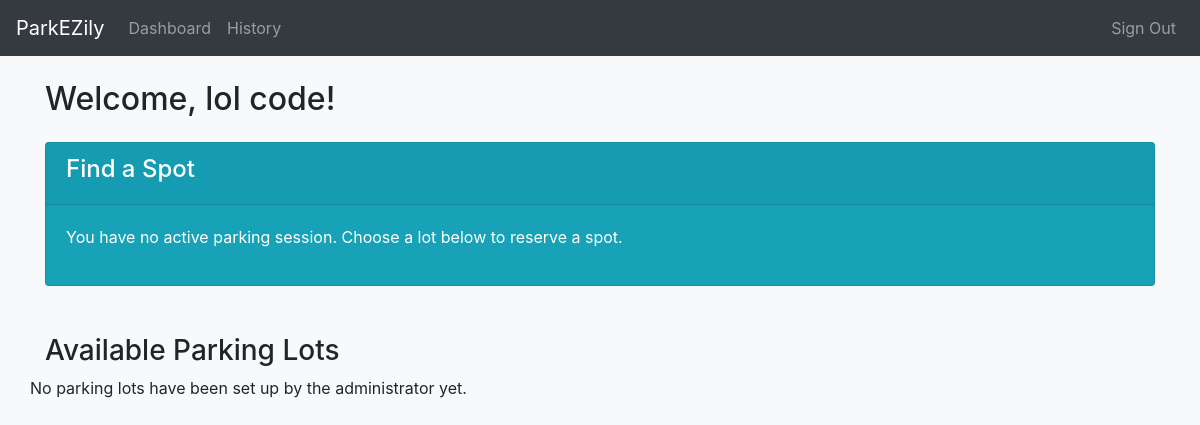
Before: /dashboard (signed in) with the older database file.
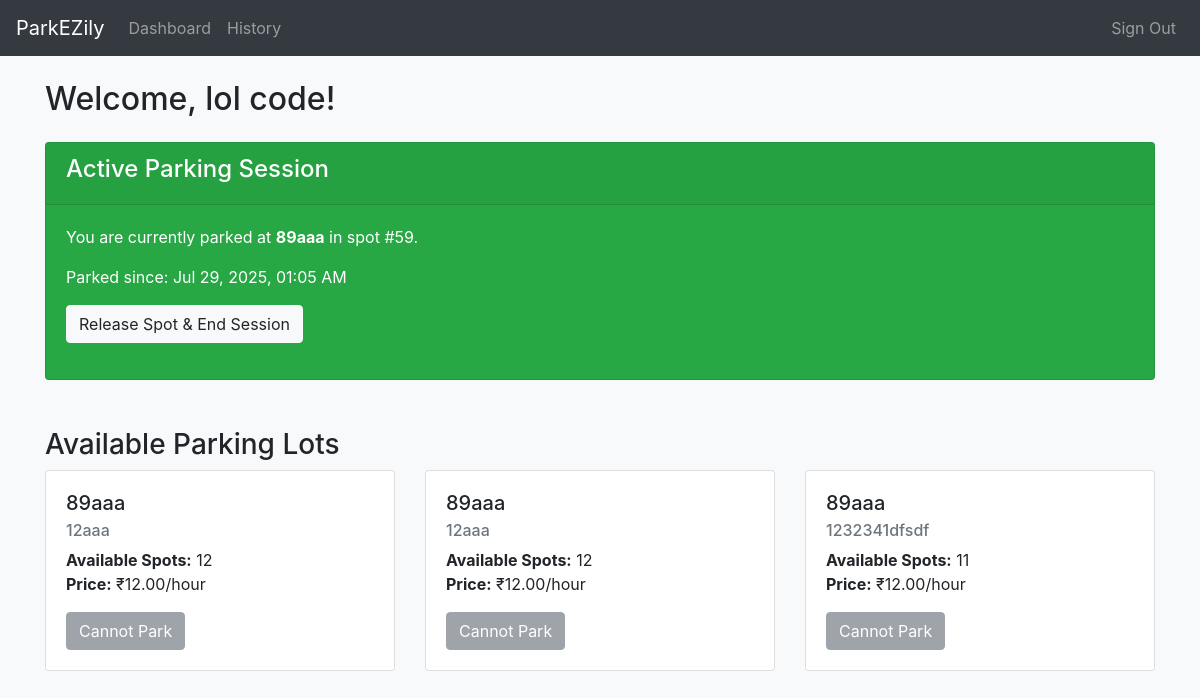
After: the same page with the newer database file.
### tables this page shows
CREATE TABLE parking_lot (
        id INTEGER PRIMARY KEY AUTOINCREMENT,
        location_name TEXT NOT NULL,
        address TEXT NOT NULL,
        price_per_hour REAL NOT NULL,
        pin_code TEXT NOT NULL,
        max_spots INTEGER NOT NULL,
        status TEXT NOT NULL DEFAULT 'active'
    );

CREATE TABLE parking_spot (
        id INTEGER PRIMARY KEY AUTOINCREMENT,
        lot_id INTEGER NOT NULL,
        status TEXT NOT NULL CHECK(status IN ('A', 'O')),
        FOREIGN KEY (lot_id) REFERENCES parking_lot(id) ON DELETE CASCADE
    );

### controllers/user.py (the view)
@user_bp.route('/dashboard')
@user_login_req
def dashboard():
    db = get_db()
    active_res = db.execute(
        '''
        SELECT r.id as res_id, p.location_name, ps.id as spot_num, r.start_time
        FROM reservation r JOIN parking_spot ps ON r.spot_id = ps.id JOIN parking_lot p ON ps.lot_id = p.id
        WHERE r.user_id = ? AND r.end_time IS NULL
        ''', (session['uid'],)
    ).fetchone()
    active_res_fmt = None
    if active_res:
        active_res_fmt = dict(active_res)
        active_res_fmt['start_ist'] = format_ist(active_res['start_time'])
    lots_raw = db.execute("SELECT id, location_name, address, price_per_hour FROM parking_lot WHERE status = 'active'").fetchall()
    lots = []
    for lot in lots_raw:
        lot_dict = dict(lot)
        avail_spots = db.execute("SELECT COUNT(id) as count FROM parking_spot WHERE lot_id = ? AND status = 'A'", (lot['id'],)).fetchone()['count']
        lot_dict['avail_spots'] = avail_spots
        lots.append(lot_dict)
    db.close()
    return render_template('user/dashboard.html', lots=lots, active_res=active_res_fmt)

### controllers/user.py (called while the page is built)
def get_db():
    db = sqlite3.connect(DB_FILE)
    db.row_factory = sqlite3.Row
    return db

def user_login_req(f):
    @wraps(f)
    def wrapper(*args, **kwargs):
        if 'uid' not in session:
            flash('You must be logged in to view this page.', 'warning')
            return redirect(url_for('auth.login'))
        return f(*args, **kwargs)
    return wrapper

### controllers/utils.py (called while the page is built)
def format_ist(utc_dt_str):
    if not utc_dt_str: return "N/A"
    try:
        utc_dt = datetime.strptime(utc_dt_str, '%Y-%m-%d %H:%M:%S.%f')
    except ValueError:
        utc_dt = datetime.strptime(utc_dt_str, '%Y-%m-%d %H:%M:%S')
    utc_dt = pytz.utc.localize(utc_dt)
    ist_dt = utc_dt.astimezone(IST)
    return ist_dt.strftime('%b %d, %Y, %I:%M %p')

### templates/user/dashboard.html
{% extends 'user/user_base.html' %} {% block pg_title %}Dashboard{% endblock %}
{% block user_main %}
<h2 class="mb-4">Welcome, {{ session.name }}!</h2>
{% if active_res %}
<div class="card text-white bg-success mb-4">
  <div class="card-header"><h4>Active Parking Session</h4></div>
  <div class="card-body">
    <p class="card-text">
      You are currently parked at
      <strong>{{ active_res.location_name }}</strong> in spot #{{
      active_res.spot_num }}.
    </p>
    <p>Parked since: {{ active_res.start_ist }}</p>
    <form
      action="{{ url_for('user.release_spot', res_id=active_res.res_id) }}"
      method="POST"
    >
      <button type="submit" class="btn btn-light">
        Release Spot & End Session
      </button>
    </form>
  </div>
</div>
{% else %}
<div class="card bg-info text-white mb-4">
  <div class="card-header"><h4>Find a Spot</h4></div>
  <div class="card-body">
    <p>
      You have no active parking session. Choose a lot below to reserve a spot.
    </p>
  </div>
</div>
{% endif %}
<h3 class="mt-5">Available Parking Lots</h3>
<div class="row">
  {% for lot in lots %}
  <div class="col-md-6 col-lg-4 mb-4">
    <div class="card">
      <div class="card-body">
        <h5 class="card-title">{{ lot.location_name }}</h5>
        <h6 class="card-subtitle mb-2 text-muted">{{ lot.address }}</h6>
        <p class="card-text">
          <strong>Available Spots:</strong> {{ lot.avail_spots }} <br />
          <strong>Price:</strong> ₹{{ "%.2f"|format(lot.price_per_hour) }}/hour
        </p>
        {% if not active_res and lot.avail_spots > 0 %}
        <form
          action="{{ url_for('user.book_spot', lot_id=lot.id) }}"
          method="POST"
        >
          <button type="submit" class="btn btn-primary">Park Here</button>
        </form>
        {% elif active_res %}
        <button class="btn btn-secondary" disabled>Cannot Park</button>
        {% else %}
        <button class="btn btn-danger" disabled>Lot Full</button>
        {% endif %}
      </div>
    </div>
  </div>
  {% else %}
  <p>No parking lots have been set up by the administrator yet.</p>
  {% endfor %}
</div>
{% endblock %}

### templates/user/user_base.html (shortened to what this page needs)
<html lang="en">
  <head>
    <link
      href="https://stackpath.bootstrapcdn.com/bootstrap/4.5.2/css/bootstrap.min.css"
      rel="stylesheet"
    />
  </head>
  <body class="bg-light">
    <nav class="navbar navbar-expand-lg navbar-dark bg-dark">
      <a class="navbar-brand" href="{{ url_for('user.dashboard') }}"
        >ParkEZily</a
      >
      <div class="collapse navbar-collapse">
        <ul class="navbar-nav mr-auto">
          <li class="nav-item">
            <a class="nav-link" href="{{ url_for('user.dashboard') }}"
              >Dashboard</a
            >
          </li>
          <li class="nav-item">
            <a class="nav-link" href="{{ url_for('user.history') }}">History</a>
          </li>
        </ul>
        <ul class="navbar-nav">
          <li class="nav-item">
            <a class="nav-link" href="{{ url_for('auth.logout') }}">Sign Out</a>
          </li>
        </ul>
      </div>
    </nav>
    <main class="container mt-4">
       {% block user_main %}{% endblock %}
    </main>
  </body>
</html>

Changed rows visible on the page:
added parking_lot: location_name "89aaa", address "1232341dfsdf", avail_spots "11", price_per_hour "12.00"
added parking_spot: spot_num "59"
added parking_lot: location_name "89aaa", address "12aaa", avail_spots "12", price_per_hour "12.00"
added parking_lot: location_name "89aaa", address "12aaa", avail_spots "12", price_per_hour "12.00"
Other visible differences:
{{ active_res.start_ist }}: (not shown) → "Jul 29, 2025, 01:05 AM"
text no longer shown: "Find a Spot You have no active parking session. Choose a lot below to reserve a spot. No parking lots have been set up by the administrator yet."
text now shown: "Active Parking Session You are currently parked at in spot # . Parked since: Release Spot & End Session"
